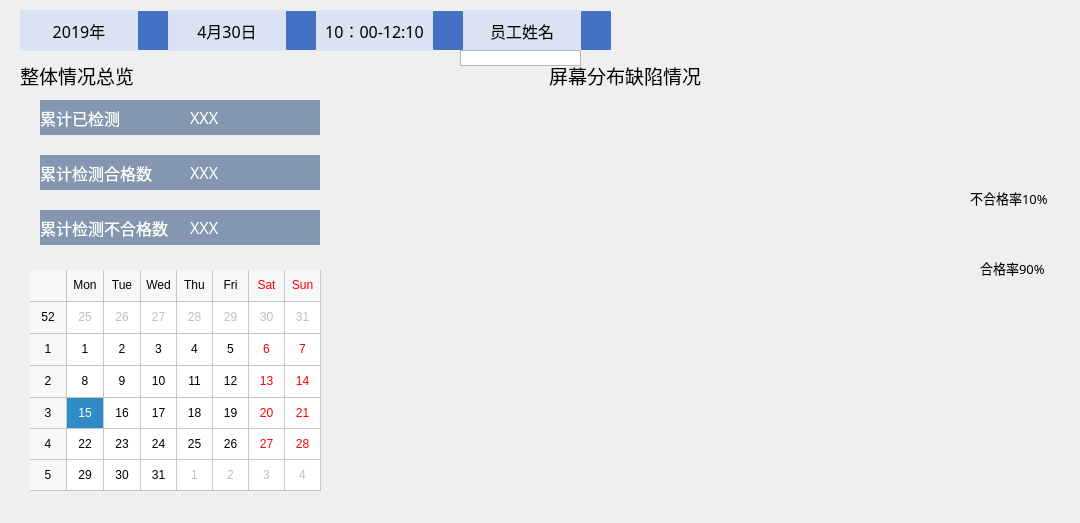
<?xml version="1.0" encoding="UTF-8"?>
<ui version="4.0">
 <class>ScreenResult</class>
 <widget class="QWidget" name="ScreenResult">
  <property name="geometry">
   <rect>
    <x>0</x>
    <y>0</y>
    <width>1080</width>
    <height>523</height>
   </rect>
  </property>
  <property name="windowTitle">
   <string>Form</string>
  </property>
  <widget class="QWidget" name="formLayoutWidget">
   <property name="geometry">
    <rect>
     <x>40</x>
     <y>100</y>
     <width>280</width>
     <height>151</height>
    </rect>
   </property>
   <layout class="QFormLayout" name="formLayout_2">
    <property name="horizontalSpacing">
     <number>0</number>
    </property>
    <property name="verticalSpacing">
     <number>20</number>
    </property>
    <item row="0" column="0">
     <widget class="QLabel" name="label_2">
      <property name="minimumSize">
       <size>
        <width>150</width>
        <height>35</height>
       </size>
      </property>
      <property name="font">
       <font>
        <family>Microsoft YaHei</family>
        <pointsize>12</pointsize>
       </font>
      </property>
      <property name="styleSheet">
       <string notr="true">QLabel{color:white;font-family:Microsoft YaHei; background-color:rgb(132,151,176);}</string>
      </property>
      <property name="text">
       <string>累计已检测</string>
      </property>
     </widget>
    </item>
    <item row="0" column="1">
     <widget class="QLabel" name="label_5">
      <property name="font">
       <font>
        <family>Microsoft YaHei</family>
        <pointsize>12</pointsize>
       </font>
      </property>
      <property name="styleSheet">
       <string notr="true">QLabel{color:white;font-family:Microsoft YaHei; background-color:rgb(132,151,176);}</string>
      </property>
      <property name="text">
       <string>XXX</string>
      </property>
     </widget>
    </item>
    <item row="1" column="0">
     <widget class="QLabel" name="label_3">
      <property name="minimumSize">
       <size>
        <width>150</width>
        <height>35</height>
       </size>
      </property>
      <property name="font">
       <font>
        <family>Microsoft YaHei</family>
        <pointsize>12</pointsize>
       </font>
      </property>
      <property name="styleSheet">
       <string notr="true">QLabel{color:white;font-family:Microsoft YaHei; background-color:rgb(132,151,176);}</string>
      </property>
      <property name="text">
       <string>累计检测合格数</string>
      </property>
     </widget>
    </item>
    <item row="1" column="1">
     <widget class="QLabel" name="label_6">
      <property name="font">
       <font>
        <family>Microsoft YaHei</family>
        <pointsize>12</pointsize>
       </font>
      </property>
      <property name="styleSheet">
       <string notr="true">QLabel{color:white;font-family:Microsoft YaHei; background-color:rgb(132,151,176);}</string>
      </property>
      <property name="text">
       <string>XXX</string>
      </property>
     </widget>
    </item>
    <item row="2" column="0">
     <widget class="QLabel" name="label_4">
      <property name="minimumSize">
       <size>
        <width>150</width>
        <height>35</height>
       </size>
      </property>
      <property name="font">
       <font>
        <family>Microsoft YaHei</family>
        <pointsize>12</pointsize>
       </font>
      </property>
      <property name="styleSheet">
       <string notr="true">QLabel{color:white;font-family:Microsoft YaHei; background-color:rgb(132,151,176);}</string>
      </property>
      <property name="text">
       <string>累计检测不合格数</string>
      </property>
     </widget>
    </item>
    <item row="2" column="1">
     <widget class="QLabel" name="label_7">
      <property name="font">
       <font>
        <family>Microsoft YaHei</family>
        <pointsize>12</pointsize>
       </font>
      </property>
      <property name="styleSheet">
       <string notr="true">QLabel{color:white;font-family:Microsoft YaHei; background-color:rgb(132,151,176);}</string>
      </property>
      <property name="text">
       <string>XXX</string>
      </property>
     </widget>
    </item>
   </layout>
  </widget>
  <widget class="QWidget" name="horizontalLayoutWidget">
   <property name="geometry">
    <rect>
     <x>20</x>
     <y>10</y>
     <width>591</width>
     <height>41</height>
    </rect>
   </property>
   <layout class="QHBoxLayout" name="horizontalLayout">
    <property name="spacing">
     <number>0</number>
    </property>
    <item>
     <widget class="QLabel" name="label_8">
      <property name="styleSheet">
       <string notr="true">QLabel{background-color:rgb(218,227,243);font-family:Microsoft YaHei; font-size:16px;}</string>
      </property>
      <property name="text">
       <string>2019年</string>
      </property>
      <property name="alignment">
       <set>Qt::AlignCenter</set>
      </property>
     </widget>
    </item>
    <item>
     <widget class="QPushButton" name="pushButton">
      <property name="minimumSize">
       <size>
        <width>0</width>
        <height>39</height>
       </size>
      </property>
      <property name="maximumSize">
       <size>
        <width>30</width>
        <height>16777215</height>
       </size>
      </property>
      <property name="styleSheet">
       <string notr="true">QPushButton{color:white;background-color: rgb(68, 113, 196);border-radius:1px}
QPushButton::pressed{background-color: rgb(142, 170, 220);}</string>
      </property>
      <property name="text">
       <string/>
      </property>
      <property name="icon">
       <iconset resource="../image.qrc">
        <normaloff>:/image/arrow.png</normaloff>:/image/arrow.png</iconset>
      </property>
      <property name="iconSize">
       <size>
        <width>30</width>
        <height>30</height>
       </size>
      </property>
     </widget>
    </item>
    <item>
     <widget class="QLabel" name="label_10">
      <property name="styleSheet">
       <string notr="true">QLabel{background-color:rgb(218,227,243);font-family:Microsoft YaHei; font-size:16px;}</string>
      </property>
      <property name="text">
       <string>4月30日</string>
      </property>
      <property name="alignment">
       <set>Qt::AlignCenter</set>
      </property>
     </widget>
    </item>
    <item>
     <widget class="QPushButton" name="pushButton_2">
      <property name="minimumSize">
       <size>
        <width>0</width>
        <height>39</height>
       </size>
      </property>
      <property name="maximumSize">
       <size>
        <width>30</width>
        <height>16777215</height>
       </size>
      </property>
      <property name="styleSheet">
       <string notr="true">QPushButton{color:white;background-color: rgb(68, 113, 196);border-radius:1px}
QPushButton::pressed{background-color: rgb(142, 170, 220);}</string>
      </property>
      <property name="text">
       <string/>
      </property>
      <property name="icon">
       <iconset resource="../image.qrc">
        <normaloff>:/image/arrow.png</normaloff>:/image/arrow.png</iconset>
      </property>
      <property name="iconSize">
       <size>
        <width>30</width>
        <height>30</height>
       </size>
      </property>
     </widget>
    </item>
    <item>
     <widget class="QLabel" name="label_12">
      <property name="styleSheet">
       <string notr="true">QLabel{background-color:rgb(218,227,243);font-family:Microsoft YaHei; font-size:16px;}</string>
      </property>
      <property name="text">
       <string>10：00-12:10</string>
      </property>
      <property name="alignment">
       <set>Qt::AlignCenter</set>
      </property>
     </widget>
    </item>
    <item>
     <widget class="QPushButton" name="pushButton_3">
      <property name="minimumSize">
       <size>
        <width>0</width>
        <height>39</height>
       </size>
      </property>
      <property name="maximumSize">
       <size>
        <width>30</width>
        <height>16777215</height>
       </size>
      </property>
      <property name="styleSheet">
       <string notr="true">QPushButton{color:white;background-color: rgb(68, 113, 196);border-radius:1px}
QPushButton::pressed{background-color: rgb(142, 170, 220);}</string>
      </property>
      <property name="text">
       <string/>
      </property>
      <property name="icon">
       <iconset resource="../image.qrc">
        <normaloff>:/image/arrow.png</normaloff>:/image/arrow.png</iconset>
      </property>
      <property name="iconSize">
       <size>
        <width>30</width>
        <height>30</height>
       </size>
      </property>
     </widget>
    </item>
    <item>
     <widget class="QLabel" name="label_14">
      <property name="styleSheet">
       <string notr="true">QLabel{background-color:rgb(218,227,243);font-family:Microsoft YaHei; font-size:16px;}</string>
      </property>
      <property name="text">
       <string>员工姓名</string>
      </property>
      <property name="alignment">
       <set>Qt::AlignCenter</set>
      </property>
     </widget>
    </item>
    <item>
     <widget class="QPushButton" name="pushButton_4">
      <property name="minimumSize">
       <size>
        <width>0</width>
        <height>39</height>
       </size>
      </property>
      <property name="maximumSize">
       <size>
        <width>30</width>
        <height>16777215</height>
       </size>
      </property>
      <property name="styleSheet">
       <string notr="true">QPushButton{color:white;background-color: rgb(68, 113, 196);border-radius:1px}
QPushButton::pressed{background-color: rgb(142, 170, 220);}</string>
      </property>
      <property name="text">
       <string/>
      </property>
      <property name="icon">
       <iconset resource="../image.qrc">
        <normaloff>:/image/arrow.png</normaloff>:/image/arrow.png</iconset>
      </property>
      <property name="iconSize">
       <size>
        <width>30</width>
        <height>30</height>
       </size>
      </property>
     </widget>
    </item>
   </layout>
  </widget>
  <widget class="QWidget" name="horizontalLayoutWidget_2">
   <property name="geometry">
    <rect>
     <x>20</x>
     <y>60</y>
     <width>681</width>
     <height>31</height>
    </rect>
   </property>
   <layout class="QHBoxLayout" name="horizontalLayout_2">
    <item>
     <widget class="QLabel" name="label">
      <property name="font">
       <font>
        <family>微软雅黑</family>
        <pointsize>14</pointsize>
       </font>
      </property>
      <property name="text">
       <string>整体情况总览</string>
      </property>
     </widget>
    </item>
    <item>
     <spacer name="horizontalSpacer">
      <property name="orientation">
       <enum>Qt::Horizontal</enum>
      </property>
      <property name="sizeHint" stdset="0">
       <size>
        <width>40</width>
        <height>20</height>
       </size>
      </property>
     </spacer>
    </item>
    <item>
     <widget class="QLabel" name="label_16">
      <property name="font">
       <font>
        <family>微软雅黑</family>
        <pointsize>14</pointsize>
       </font>
      </property>
      <property name="text">
       <string>屏幕分布缺陷情况</string>
      </property>
     </widget>
    </item>
   </layout>
  </widget>
  <widget class="QWidget" name="verticalLayoutWidget">
   <property name="geometry">
    <rect>
     <x>350</x>
     <y>110</y>
     <width>591</width>
     <height>401</height>
    </rect>
   </property>
   <layout class="QVBoxLayout" name="verticalLayout">
    <property name="spacing">
     <number>0</number>
    </property>
   </layout>
  </widget>
  <widget class="QLabel" name="label_17">
   <property name="geometry">
    <rect>
     <x>970</x>
     <y>190</y>
     <width>91</width>
     <height>16</height>
    </rect>
   </property>
   <property name="font">
    <font>
     <family>微软雅黑</family>
     <pointsize>10</pointsize>
    </font>
   </property>
   <property name="text">
    <string>不合格率10%</string>
   </property>
  </widget>
  <widget class="QLabel" name="label_18">
   <property name="geometry">
    <rect>
     <x>980</x>
     <y>260</y>
     <width>81</width>
     <height>16</height>
    </rect>
   </property>
   <property name="font">
    <font>
     <family>微软雅黑</family>
     <pointsize>10</pointsize>
    </font>
   </property>
   <property name="text">
    <string>合格率90%</string>
   </property>
  </widget>
  <widget class="QWidget" name="widget" native="true">
   <property name="geometry">
    <rect>
     <x>670</x>
     <y>20</y>
     <width>301</width>
     <height>31</height>
    </rect>
   </property>
   <widget class="QWidget" name="verticalLayoutWidget_2">
    <property name="geometry">
     <rect>
      <x>70</x>
      <y>10</y>
      <width>371</width>
      <height>21</height>
     </rect>
    </property>
    <layout class="QVBoxLayout" name="verticalLayout_2"/>
   </widget>
  </widget>
  <widget class="QCalendarWidget" name="calendarWidget">
   <property name="geometry">
    <rect>
     <x>30</x>
     <y>270</y>
     <width>291</width>
     <height>221</height>
    </rect>
   </property>
   <property name="autoFillBackground">
    <bool>true</bool>
   </property>
   <property name="gridVisible">
    <bool>true</bool>
   </property>
   <property name="selectionMode">
    <enum>QCalendarWidget::SingleSelection</enum>
   </property>
   <property name="horizontalHeaderFormat">
    <enum>QCalendarWidget::ShortDayNames</enum>
   </property>
   <property name="verticalHeaderFormat">
    <enum>QCalendarWidget::ISOWeekNumbers</enum>
   </property>
   <property name="navigationBarVisible">
    <bool>false</bool>
   </property>
  </widget>
  <widget class="QWidget" name="horizontalLayoutWidget_3">
   <property name="geometry">
    <rect>
     <x>690</x>
     <y>10</y>
     <width>369</width>
     <height>19</height>
    </rect>
   </property>
   <layout class="QHBoxLayout" name="horizontalLayout_3"/>
  </widget>
  <widget class="QListView" name="listView">
   <property name="geometry">
    <rect>
     <x>460</x>
     <y>50</y>
     <width>121</width>
     <height>16</height>
    </rect>
   </property>
   <property name="font">
    <font>
     <family>微软雅黑</family>
     <pointsize>12</pointsize>
    </font>
   </property>
  </widget>
 </widget>
 <resources>
  <include location="../image.qrc"/>
 </resources>
 <connections/>
</ui>
